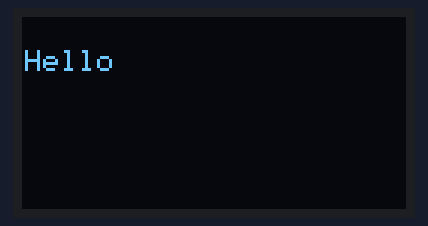
Simulated run of this sketch. Board: ESP8266 (NodeMCU). Parts: 128×64 one-colour display. WiFi joins after 1.5 s; servers stay silent unless stated; network time is answered at once with the bench clock; the local clock reads 2024-03-15 10:24:30 at power-on unless the sketch sets it; what the sketch prints to the serial monitor is not drawn.

Above: at 1.2 s.
At 3.2 s:
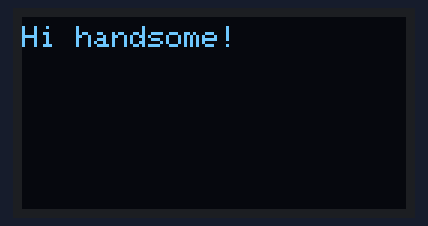
At 8.8 s:
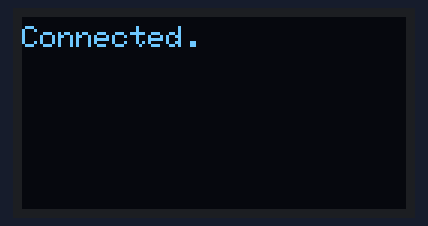
At 9.8 s:
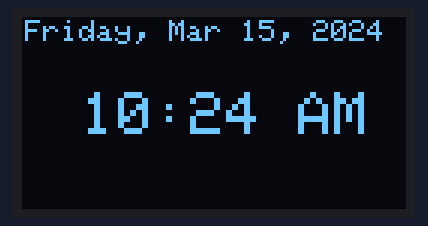
At 39.93 s:
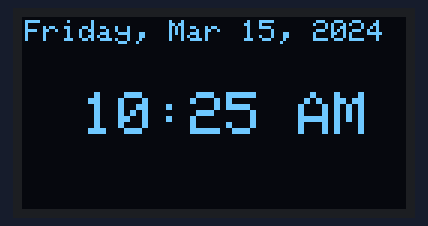

The sketch:

display_time.ino
```cpp
// simplestesp8266clock.ino
//
// Libraries needed:
//  Time.h & TimeLib.h:  https://github.com/PaulStoffregen/Time
//  Timezone.h: https://github.com/JChristensen/Timezone
//  SSD1306.h & SSD1306Wire.h:  https://github.com/squix78/esp8266-oled-ssd1306
//  NTPClient.h: https://github.com/arduino-libraries/NTPClient
//  ESP8266WiFi.h & WifiUDP.h: https://github.com/ekstrand/ESP8266wifi
//
// 128x64 OLED pinout:
// GND goes to ground
// Vin goes to 3.3V
// Data to I2C SDA (GPIO 0)
// Clk to I2C SCL (GPIO 2)

#include <ESP8266WiFi.h>
#include <WifiUDP.h>
#include <String.h>
#include <Wire.h>
#include <Adafruit_GFX.h>
#include <Adafruit_SSD1306.h>
#include <NTPClient.h>
#include <Time.h>
#include <TimeLib.h>
#include <Timezone.h>

// Define NTP properties
#define NTP_OFFSET   0                  // In seconds
#define NTP_INTERVAL 0                  // In milliseconds
#define NTP_ADDRESS  "it.pool.ntp.org"  // change this to whatever pool is closest (see ntp.org)
// Both offset and interval are zero in order to get the UTC time

// Set up the NTP UDP client
WiFiUDP ntpUDP;
NTPClient timeClient(ntpUDP, NTP_ADDRESS, NTP_OFFSET, NTP_INTERVAL);

#define SCREEN_WIDTH 128 // OLED display width, in pixels
#define SCREEN_HEIGHT 64 // OLED display height, in pixels
#define OLED_RESET     -1 // Reset pin # (or -1 if sharing Arduino reset pin)
Adafruit_SSD1306 display(SCREEN_WIDTH, SCREEN_HEIGHT, &Wire, OLED_RESET);

const char* ssid = "Jarvis";            // insert your own ssid
const char* password = "M91n93_2405!";  // and password
String date;
String t;
const char * days[] = {"Sunday", "Monday", "Tuesday", "Wednesday", "Thursday", "Friday", "Saturday"} ;
const char * months[] = {"Jan", "Feb", "Mar", "Apr", "May", "June", "July", "Aug", "Sep", "Oct", "Nov", "Dec"} ;
const char * ampm[] = {"AM", "PM"} ;

void setup () {
  Serial.begin(115200); // most ESP-01's use 115200 but this could vary
  delay(100);
  Serial.println("UTC");

  timeClient.begin();   // Start the NTP UDP client
  delay(1000);

  display.begin(SSD1306_SWITCHCAPVCC, 0x3C);
  display.clearDisplay();
  //display.setRotation(2);
  //display.display();
  //delay(2000);
  display.setTextColor(WHITE);
  display.setTextSize(1);
  display.setCursor(1, 11);
  display.print("Hello");
  display.setTextSize(1);
  display.display();
  delay(2000);
  display.clearDisplay();
  display.setCursor(0, 3);
  display.print("Hi handsome!");
  display.display();
  delay(4000);
  display.clearDisplay();

  // Connect to wifi
  Serial.println("");
  Serial.print("Connecting to ");
  Serial.print(ssid);
  display.setCursor(0, 3);
  display.print("Connecting to Wifi...");
  display.display();
  WiFi.begin(ssid, password);
  while (WiFi.status() != WL_CONNECTED) {
    delay(500);
    Serial.print(".");
  }
  Serial.println("");
  Serial.print("Connected to WiFi at ");
  Serial.print(WiFi.localIP());
  Serial.println("");
  display.clearDisplay();
  display.setCursor(0, 3);
  display.print("Connected.");
  display.display();
  delay(1000);
}

void loop() {
  if (WiFi.status() == WL_CONNECTED) { //Check WiFi connection status
    date = "";  // clear the variables
    t = "";

    // update the NTP client and get the UNIX UTC timestamp
    timeClient.update();
    unsigned long epochTime =  timeClient.getEpochTime();

    // convert received time stamp to time_t object
    time_t local, utc;
    utc = epochTime;

    // Then convert the UTC UNIX timestamp to local time
    TimeChangeRule CEST = {"CEST", Last, Sun, Mar, 2, +2 * 60};   // Central European Summer Time
    TimeChangeRule CET = {"CET ", Last, Sun, Oct, 3, +1 * 60};    // Central European Standard Time
    Timezone CE(CEST, CET);
    local = CE.toLocal(utc);

    // now format the Time variables into strings with proper names for month, day etc
    date += days[weekday(local) - 1];
    date += ", ";
    date += months[month(local) - 1];
    date += " ";
    date += day(local);
    date += ", ";
    date += year(local);

    // format the time to 12-hour format with AM/PM and no seconds
    t += hourFormat12(local);
    t += ":";
    if (minute(local) < 10) // add a zero if minute is under 10
      t += "0";
    t += minute(local);
    t += " ";
    t += ampm[isPM(local)];

    // Display the date and time
    Serial.println("");
    Serial.print("Local date: ");
    Serial.print(date);
    Serial.println("");
    Serial.print("Local time: ");
    Serial.print(t);

    // print the date and time on the OLED
    display.clearDisplay();
    display.setTextSize(1);
    display.setCursor(1, 1);
    display.print(date);
    display.setTextSize(2);
    display.setCursor(20, 25);
    display.print(t);
    display.display();
  } else { // attempt to connect to wifi again if disconnected
    display.clearDisplay();
    display.setTextSize(1);
    display.setCursor(15, 10);
    display.print("Connecting to Wifi...");
    display.display();
    WiFi.begin(ssid, password);
    display.setTextSize(1);
    display.setCursor(15, 10);
    display.print("Connected.");
    display.display();
    delay(1000);
  }

  delay(10000);    //Send a request to update every 10 sec (= 10,000 ms)
}
```

Measured:
- what the display in image 0 shows lasts 2.0 s, from 1.2 s to 3.2 s
- what the display in image 1 shows lasts 4.0 s, from 3.2 s to 7.2 s
- what the display in image 2 shows lasts 1.1 s, from 8.7 s to 9.8 s
- what the display in image 3 shows lasts 30.1 s, from 9.8 s to 39.9 s
